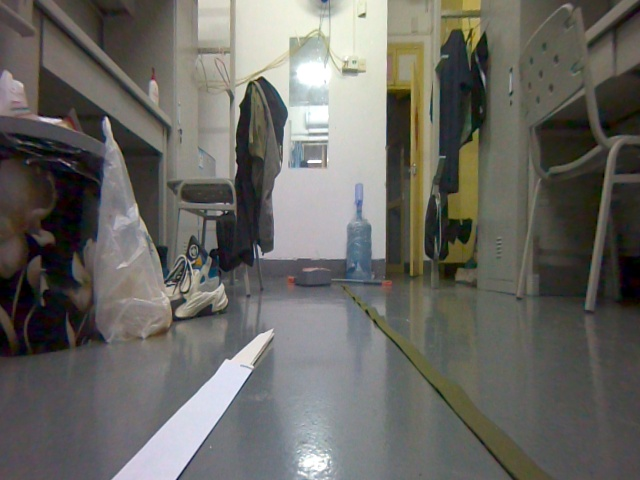
#> input picture image/src/image_0048.jpg, 640 x 480 px, found by its file name
$ jupyter execute '透视变换.ipynb'
#> lines starting #> are read from the running program, lines starting #| are printed output that depends on the picture
[cell 1]
import cv2
import numpy as np
import matplotlib.pyplot as plt
import matplotlib.image as mpimg

img=cv2.imread("D:\image\src\image_0048.jpg")
#> img is the input picture: shape (480, 640, 3); mean B, G, R 98.2, 103.4, 104.7
# 目标中四个角点的坐标
dst_points = np.float32([[135,480 ], [535, 480], [458,412], [212, 412]])
# 变换前应该在图片中的位置（可以根据实际需求调整）
src_points = np.float32([[135, 480], [535, 480], [535, 80], [135, 80]])
# 获取透视变换矩阵
M = cv2.getPerspectiveTransform(src_points, dst_points)
# 对图片进行变换
warped_img = cv2.warpPerspective(img, M, (480, 640))
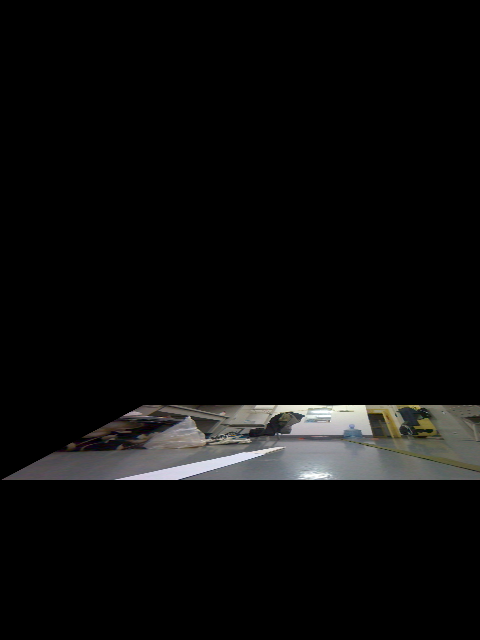
#> warped_img: shape (640, 480, 3); mean B, G, R 10.8, 11, 11.1
# cv2.imshow(warped_img)
# plt.imshow(warped_img)
# plt.show()
# 创建一张空白的图片
blank_img = np.zeros((480, 640, 3), np.uint8)
blank_img.fill(255)
# cv2.imshow('Blank Image', blank_img)
# cv2.waitKey(0)
# cv2.destroyAllWindows()

k=400/325  #根据测量，325mm约等于400个像素点
steering_angle=2
steering_rad = np.deg2rad(steering_angle)
l=300 #轴距  单位mm
w=325#轮距
center=((l/np.tan(steering_rad))*k+335,1267.69)
radius1= abs(abs(l/np.tan(steering_rad))-w/2)*k
radius2= abs(abs(l/np.tan(steering_rad))+w/2)*k
points1 = []  # 存储点的坐标
for degree in np.arange(0, 90,0.1):
    radian = np.radians(degree)  # 将角度转换为弧度
    y = center[0] - radius1 * np.cos(radian)
    x = center[1] - radius1 * np.sin(radian)

    points1.append((x, y))
points2 = []  # 存储点的坐标
for degree in range(0, 90):
    radian = np.radians(degree)  # 将角度转换为弧度
    y = center[0] - radius2 * np.cos(radian)
    x = center[1] - radius2 * np.sin(radian)
    points2.append((x, y))
# [7 lines of commented-out code are left out]

points1_new=[]
points2_new=[]
for (i,j) in points1:
    if((0<=j<=640)&(0<=i<=480)):
        points1_new.append([j,i])
for (i,j) in points2:
    if((0<=j<=640)&(0<=i<=480)):
        points2_new.append([j,i])
# points1_new,points2_new
point1_int = np.array(points1_new).astype(int)
point2_int = np.array(points2_new).astype(int)
radius=5
circle_color = (0, 0, 255)  #红色
thickness = -1

# 绘制圆弧
#cv2.circle(img, [point1], radius, circle_color,thickness)
cv2.polylines(blank_img, [point1_int], False, (0, 255, 0), thickness=2)
cv2.polylines(blank_img, [point2_int], False, (0, 0, 255), thickness=2)

out_img = cv2.warpPerspective(blank_img, M, (640, 480))
# 显示绘制后的图片
cv2.imshow('blank_image', blank_img)
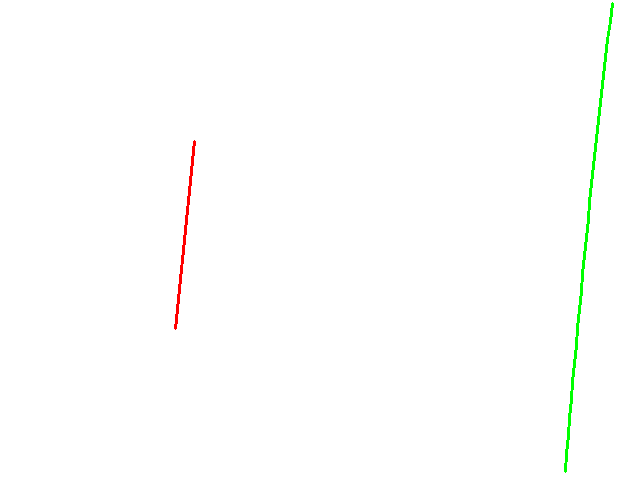
#> window 'blank_image': shape (480, 640, 3); mean B, G, R 253.4, 254.5, 253.8
cv2.imshow('out_image', out_img)
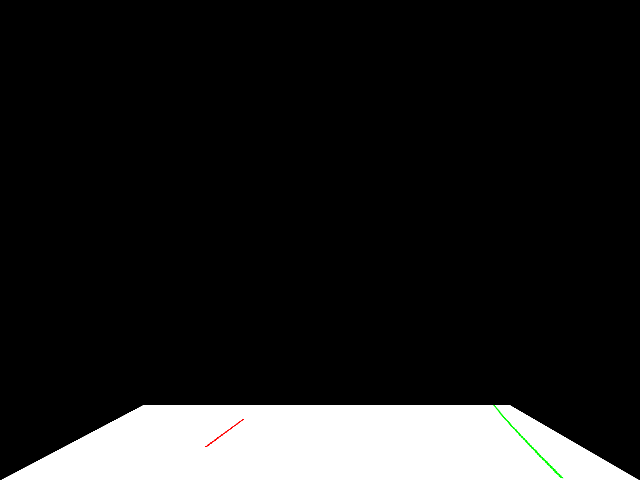
#> window 'out_image': shape (480, 640, 3); mean B, G, R 31.1, 31.2, 31.1
cv2.waitKey(0)
cv2.destroyAllWindows()

[cell 2]
M

[cell 3]
steering_angle=10
l=300 #轴距  单位m
w=325#轮距
center=(0,abs(l/np.tan(steering_angle)))
radius1= abs(abs(l/np.tan(steering_angle))-w/2)
radius2= abs(abs(l/np.tan(steering_angle))+w/2)
points1 = []  # 存储点的坐标
for degree in range(0, 90):
    radian = np.radians(degree)  # 将角度转换为弧度
    x = center[0] + radius1 * np.sin(radian)
    y = center[1] - radius1 * np.cos(radian)

    points1.append((x, y))
points2 = []  # 存储点的坐标
for degree in range(0, 90):
    radian = np.radians(degree)  # 将角度转换为弧度
    x = center[0] + radius2 * np.sin(radian)
    y = center[1] - radius2 * np.cos(radian)
    points2.append((x, y))

[cell 4]
points1

[cell 5]
import cv2
import numpy as np

# 创建一个黑色底图
img = np.zeros((1000, 1000, 3), dtype=np.uint8)

# 生成一些圆弧上的点
point1 = np.array(points1).astype(int)
point2 = np.array(points2).astype(int)
radius=5
circle_color = (0, 0, 255)  #红色
thickness = -1

# 绘制圆弧
#cv2.circle(img, [point1], radius, circle_color,thickness)
cv2.polylines(img, [point1], False, (0, 255, 0), thickness=2)
cv2.polylines(img, [point2], False, (0, 0, 255), thickness=2)


# 显示绘制后的图片
cv2.imshow('image', img)
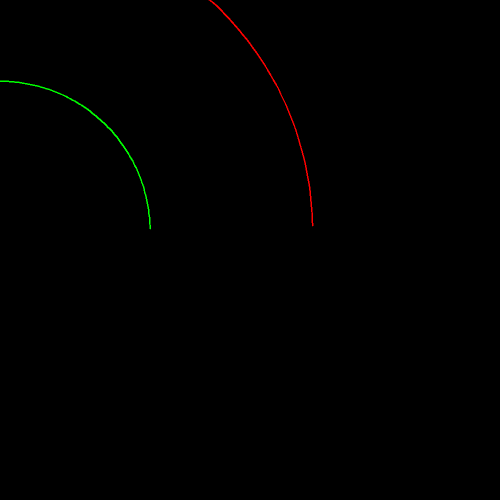
#> window 'image': shape (1000, 1000, 3) (shown at 1/2 size); mean B, G, R 0, 0.4, 0.4
cv2.waitKey(0)
cv2.destroyAllWindows()

[cell 6]
import cv2
import numpy as np
import matplotlib.pyplot as plt
import matplotlib.image as mpimg

blank_img1 = np.zeros((480, 640, 3), np.uint8)
blank_img1.fill(255)
blank_img2 = np.zeros((480, 640, 3), np.uint8)
blank_img2.fill(255)
# # 目标中四个角点的坐标
# dst_points = np.float32([[135,780 ], [535, 780], [392,668], [262, 668]])
# # 变换前应该在图片中的位置（可以根据实际需求调整）
# src_points = np.float32([[135, 780], [535, 780], [535, 115.38], [135, 115.38]])

# 目标中四个角点的坐标
src_points = np.float32([[135,480 ], [535, 480], [458,412], [212, 412]])
# 变换前应该在图片中的位置（可以根据实际需求调整）
dst_points = np.float32([[135, 480], [535, 480], [535, 80], [135, 80]])

# # 绘制第一条直线（红色）
# cv2.line(blank_img, dst_points[0], dst_points[3], (0, 0, 255), thickness=2)

# # 绘制第二条直线
# cv2.line(blank_img, dst_points[1], dst_points[1], (0, 0, 255), thickness=2)

# 绘制第一条直线（红色）
cv2.line(blank_img1, tuple(np.round(dst_points[0]).astype(np.int32)),
         tuple(np.round(dst_points[3]).astype(np.int32)), (0, 0, 255), thickness=2)

# 绘制第二条直线（蓝色）
cv2.line(blank_img1, tuple(np.round(dst_points[1]).astype(np.int32)),
         tuple(np.round(dst_points[2]).astype(np.int32)), (255, 0, 0), thickness=2)

# 显示图像
cv2.imshow('src_image', blank_img1)
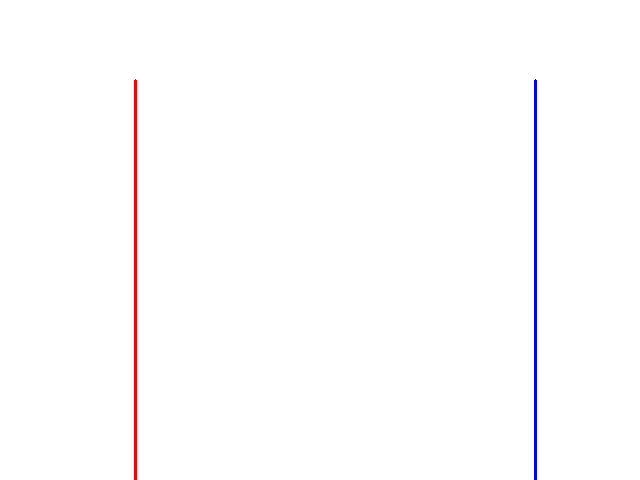
#> window 'src_image': shape (480, 640, 3); mean B, G, R 254, 253, 254

cv2.line(blank_img2, tuple(np.round(src_points[0]).astype(np.int32)),
         tuple(np.round(src_points[3]).astype(np.int32)), (0, 0, 255), thickness=2)

# 绘制第二条直线（蓝色）
cv2.line(blank_img2, tuple(np.round(src_points[1]).astype(np.int32)),
         tuple(np.round(src_points[2]).astype(np.int32)), (255, 0, 0), thickness=2)

# 显示图像
cv2.imshow('dst_image', blank_img2)
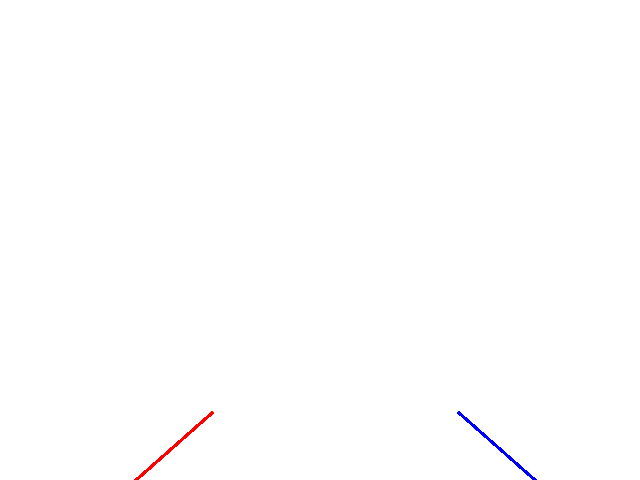
#> window 'dst_image': shape (480, 640, 3); mean B, G, R 254.7, 254.4, 254.7

M = cv2.getPerspectiveTransform(src_points, dst_points)
# 对图片进行变换
img=cv2.imread("D:\image\src\image_0048.jpg")
warped_img = cv2.warpPerspective(img,M, (640,480))
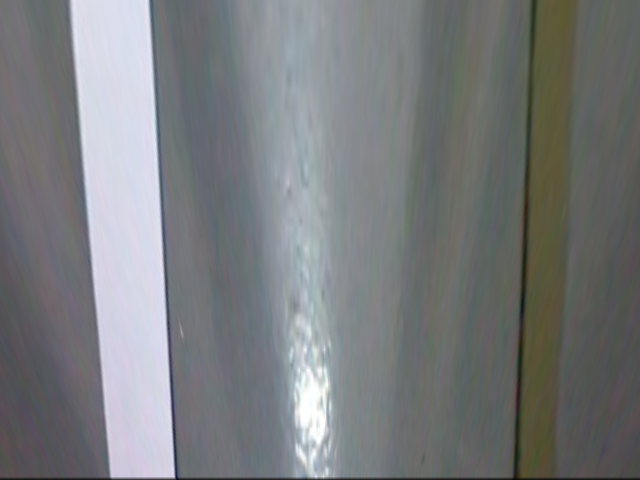
#> warped_img: shape (480, 640, 3); mean B, G, R 125.4, 123.6, 121
cv2.imshow('image', warped_img)
# cv2.imshow('image', img)

# 显示输出图像

cv2.waitKey(0)
cv2.destroyAllWindows()

[cell 7]
import cv2
import numpy as np
import matplotlib.pyplot as plt
import matplotlib.image as mpimg


k=400/325  #根据测量，325mm约等于400个像素点
steering_angle=20
steering_rad = np.deg2rad(steering_angle)
l=300 #轴距  单位mm
w=325#轮距
# 创建一张空白的图片
blank_img = np.zeros((int(abs(l/np.tan(steering_rad))*k), int(abs(l/np.tan(steering_rad))*k)*2, 3), np.uint8)
blank_img.fill(255)
center=(abs(l/np.tan(steering_rad))*k+l/np.tan(steering_rad)*k,abs(l/np.tan(steering_rad))*k)
radius1= abs(abs(l/np.tan(steering_rad))-w/2)*k
radius2= abs(abs(l/np.tan(steering_rad))+w/2)*k

points1 = []  # 存储点的坐标
for degree in np.arange(0, 90,0.1):
    radian = np.radians(degree)  # 将角度转换为弧度
    x = center[0] - radius1 * np.cos(radian)
    y = center[1] - radius1 * np.sin(radian)
    points1.append((x, y))

points2 = []  # 存储点的坐标
for degree in range(0, 90):
    radian = np.radians(degree)  # 将角度转换为弧度
    x = center[0] - radius2 * np.cos(radian)
    y = center[1] - radius2 * np.sin(radian)
    points2.append((x, y))
# 将第一个点和最后一个点连起来，得到一个闭合的图形

points1 = np.array(points1, dtype=np.int32)
points2 = np.array(points2, dtype=np.int32)
# 在空白图像上绘制弧线
cv2.polylines(blank_img, [np.array(points1)], False, (0, 255, 0), 2)
#cv2.polylines(blank_img, [np.array(points2)], False, (0, 0, 255), 2)
# cv2.imshow("Image", blank_img)
# cv2.waitKey(0)
points1

$ run again, with image/src/image_0000.jpg copied over image/src/image_0048.jpg
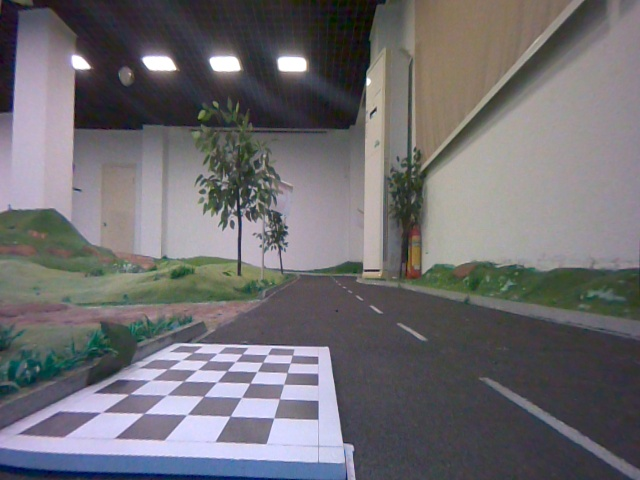
#> input picture image/src/image_0000.jpg, 640 x 480 px, found by its file name
#> img is the input picture: shape (480, 640, 3); mean B, G, R 112.9, 108.9, 111
#> `warped_img = cv2.warpPerspective(img, M, (480, 640))`:
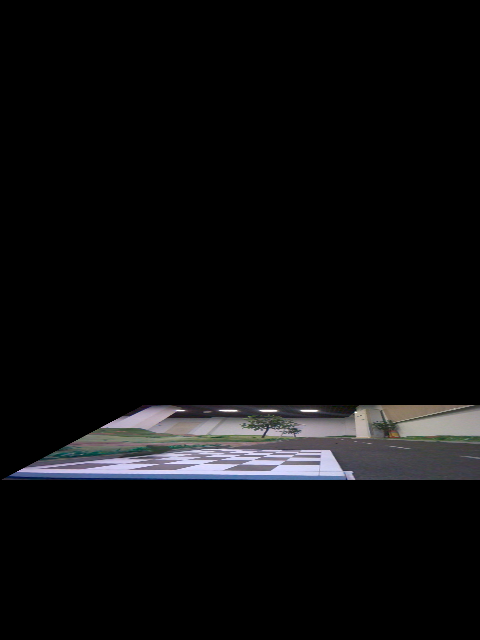
#> warped_img: shape (640, 480, 3); mean B, G, R 12.3, 11.5, 11.5
#> `warped_img = cv2.warpPerspective(img,M, (640,480))`:
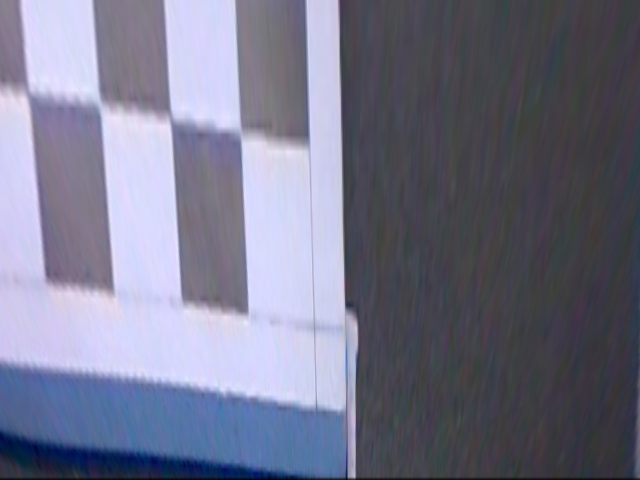
#> warped_img: shape (480, 640, 3); mean B, G, R 137.9, 117.1, 116
